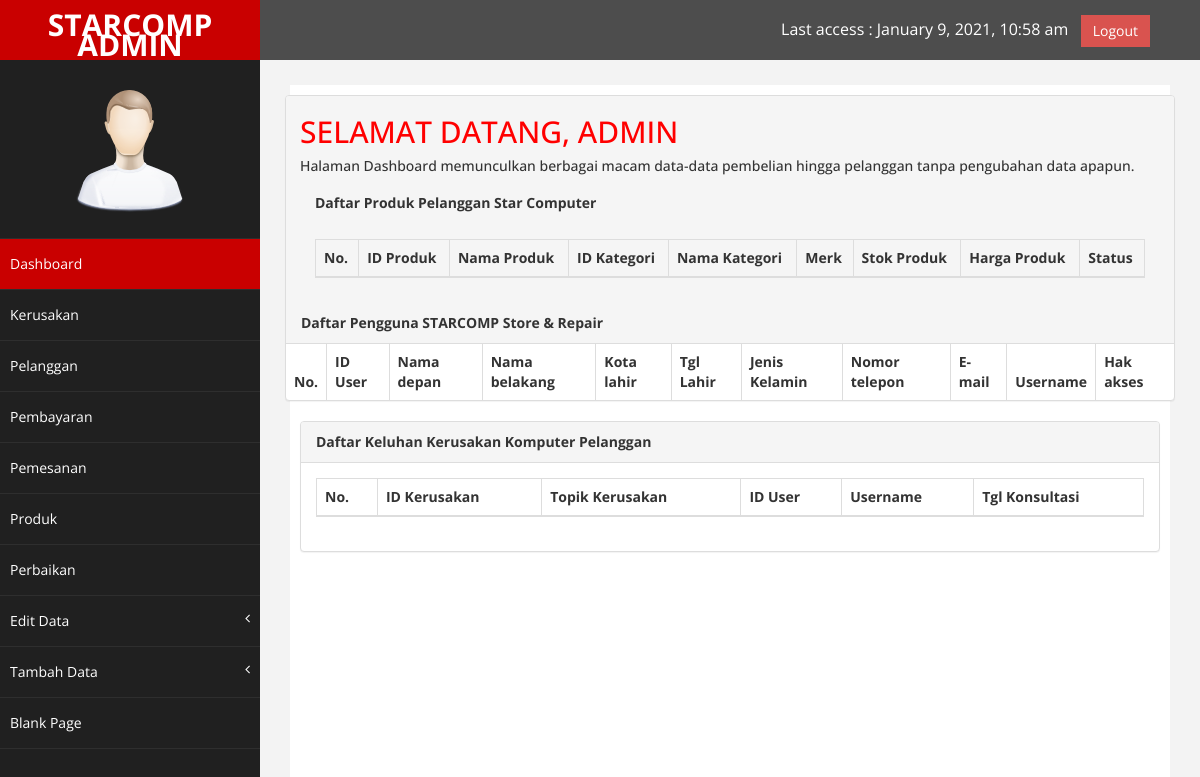
/index.php/dashboard, run on an earlier commit of the app's database.
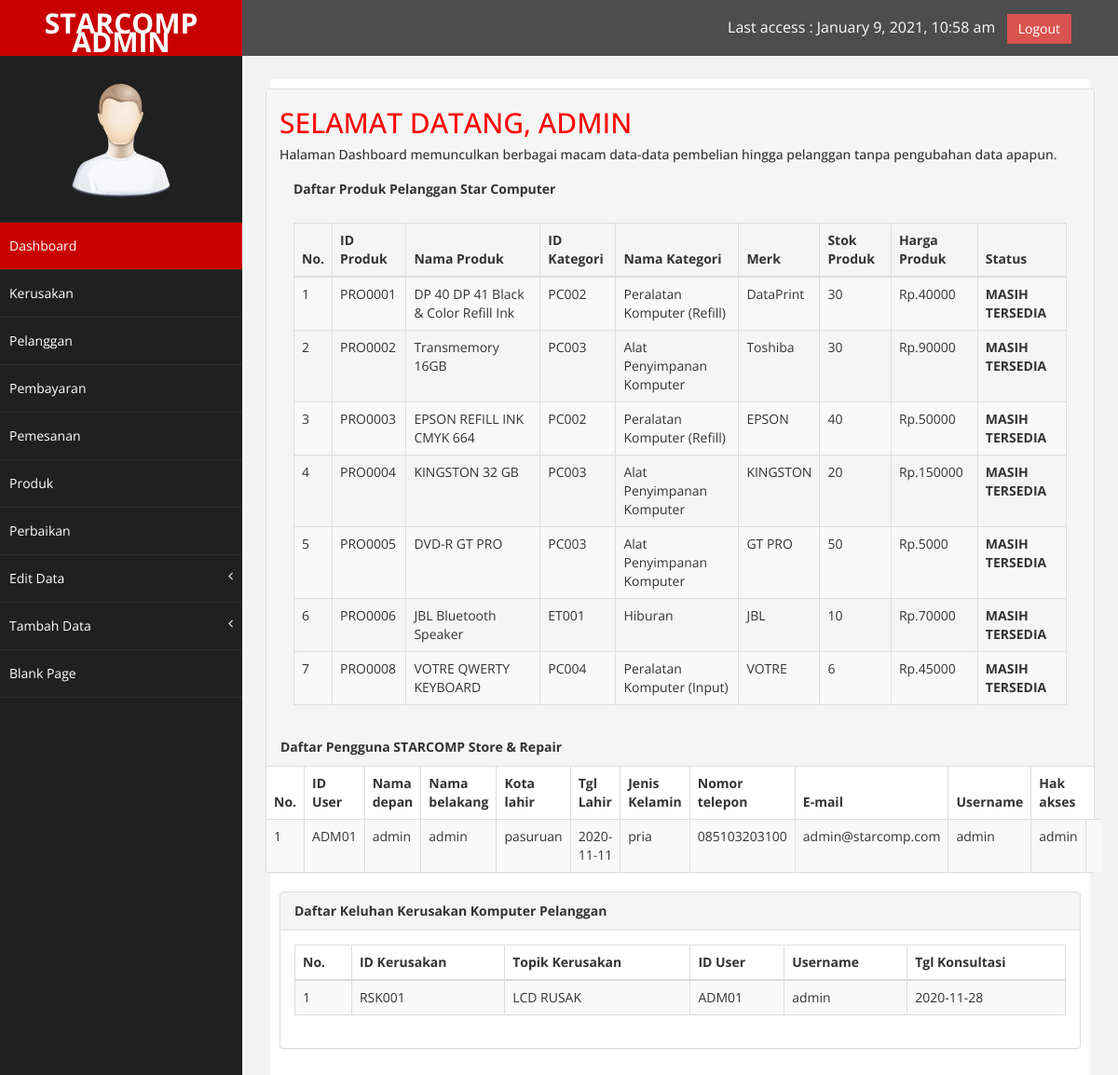
And on a later commit of the database.
### tables this page shows
CREATE TABLE `produk` (
  `id_produk` varchar(10) NOT NULL,
  `nm_produk` varchar(50) NOT NULL,
  `id_kategori` varchar(7) NOT NULL,
  `nm_kategori` varchar(30) NOT NULL,
  `merk` varchar(20) NOT NULL,
  `stok_produk` int(3) NOT NULL,
  `hrg_produk` int(7) NOT NULL,
  `deskripsi` varchar(265) NOT NULL
);

CREATE TABLE `gambar_user` (
  `id_gmbr_user` int(3) NOT NULL,
  `id_user` varchar(5) NOT NULL,
  `namafile` varchar(30) NOT NULL
);

CREATE TABLE `users` (
  `id_user` varchar(5) NOT NULL,
  `nama_depan` varchar(10) NOT NULL,
  `nama_belakang` varchar(10) NOT NULL,
  `kota_lahir` varchar(20) NOT NULL,
  `tgl_lahir` date NOT NULL,
  `jns_kelamin` varchar(6) NOT NULL,
  `no_telp` varchar(12) NOT NULL,
  `email` varchar(30) NOT NULL,
  `username` varchar(15) NOT NULL,
  `password` varchar(40) NOT NULL,
  `hak_akses` varchar(10) NOT NULL
);

CREATE TABLE `gambar_kerusakan` (
  `id_gmbr_rusak` int(3) NOT NULL,
  `id_kerusakan` varchar(6) NOT NULL,
  `namafilerusak` varchar(30) NOT NULL
);

CREATE TABLE `kerusakan` (
  `id_kerusakan` varchar(6) NOT NULL,
  `topik_kerusakan` varchar(15) NOT NULL,
  `dskpsi_kerusakan` varchar(200) NOT NULL,
  `id_user` varchar(10) NOT NULL,
  `username` varchar(15) NOT NULL,
  `tgl_konsul` date NOT NULL
);

### application/controllers/Dashboard.php (called while the page is built, shortened)
<?php
class Dashboard extends CI_Controller {
	public function __construct()
	{
		$this->load->database();
		$this->load->model('produk_model');
		$this->load->model('users_model');
		$this->load->model('kerusakan_model');
	}
	public function index()
	{
		$result['produk'] 		= $this->produk_model->listing();
		$result['user'] 		= $this->users_model->listing();
		$result['kerusakan'] 	= $this->kerusakan_model->listing();
		$this->load->view('main/index', $result, $result, $result);
	}
}

### index.php (called while the page is built, shortened)
<?php
require_once BASEPATH.'core/CodeIgniter.php';

### application/models/Produk_model.php (called while the page is built, shortened)
<?php
class Produk_model extends CI_Model {
	public function listing(){
		$query = $this->db->query('select * from produk;');
		return $query->result();
	}
}

### application/models/Users_model.php (called while the page is built, shortened)
<?php
class Users_model extends CI_Model {
	public function listing(){
		$query = $this->db->query('select * from users inner join gambar_user where users.id_user = gambar_user.id_user;');
		return $query->result();
	}
}

### application/models/Kerusakan_model.php (called while the page is built, shortened)
<?php
class Kerusakan_model extends CI_Model {
	public function listing(){
		$query = $this->db->query('select * from kerusakan inner join gambar_kerusakan where kerusakan.id_kerusakan = gambar_kerusakan.id_kerusakan;');
		return $query->result();
	}
}

### application/views/main/index.php (the view, shortened to what the changed rows need)
<!DOCTYPE html>
<html xmlns="http://www.w3.org/1999/xhtml">
<head>
    <link href="<?php echo base_url('assets/css/bootstrap.css');?>" rel="stylesheet" />
    <link href="<?php echo base_url('assets/css/font-awesome.css')?>" rel="stylesheet" />
    <link href="<?php echo base_url('assets/js/morris/morris-0.4.3.min.css')?>" rel="stylesheet" />
    <link href="<?php echo base_url('assets/css/custom.css')?>" rel="stylesheet" />
</head>
<body>
    <div id="wrapper">
        <div id="page-wrapper" >
            <div id="page-inner">
                <div class="row">
                    <div class="col-md-12">
                     <h2>SELAMAT DATANG, ADMIN</h2>
                        <div class="panel-body">
                            <div class="table-responsive">
                                <table class="table table-striped table-bordered table-hover" id="dataTables-example">
                                    <thead>
                                        <tr>
                                            <th>No.</th>
                                            <th>ID Produk</th>
                                            <th>Nama Produk</th>
                                            <th>ID Kategori</th>
                                            <th>Nama Kategori</th>
                                            <th>Merk</th>
                                            <th>Stok Produk</th>
                                            <th>Harga Produk</th>
                                            <th>Status</th>
                                        </tr>
                                    </thead>
                                    <tbody>
                                        <tr class="gradeU">
                                            <?php
                                            $no = 1;
                                            foreach ($produk as $produk) {
                                            ?>
                                            <td><?php echo $no ;?></td>
                                            <td><?php echo $produk->id_produk?></td>
                                            <td><?php echo $produk->nm_produk; ?></td>
                                            <td><?php echo $produk->id_kategori;?></td>
                                            <td><?php echo $produk->nm_kategori;?></td>
                                            <td><?php echo $produk->merk;?></td>
                                            <td><?php echo $produk->stok_produk;?></td>
                                            <td><?php echo "Rp.".$produk->hrg_produk;?></td>
                                            <td><b>
                                                <?php
                                                    if ($produk->stok_produk == 0) {
                                                        echo "HABIS";
                                                    } else {
                                                        echo "MASIH TERSEDIA";
                                                    }
                                                ?>
                                            </b></td>
                                        </tr>
                                        <?php $no++; }?>
                                    </tbody>
                                </table>
                            </div>
                        </div>
                    </div>
                     <div class="panel panel-default">
                    <div class="table-responsive">
                                <table class="table table-striped table-bordered table-hover" id="dataTables-example">
                                    <thead>
                                        <tr>
                                            <th>No.</th>
                                            <th>ID User</th>
                                            <th>Nama depan</th>
                                            <th>Nama belakang</th>
                                            <th>Kota lahir</th>
                                            <th>Tgl Lahir</th>
                                            <th>Jenis Kelamin</th>
                                            <th>Nomor telepon</th>
                                            <th>E-mail</th>
                                            <th>Username</th>
                                            <th>Hak akses</th>
                                        </tr>
                                    </thead>
                                    <tbody>
                                        <tr class="gradeU">
                                            <?php
                                            $no = 1;
                                            foreach ($user as $user) {
                                            ?>
                                           <td><?php echo $no;?></td>
                                           <td><?php echo $user->id_user; ?></td>
                                           <td><?php echo $user->nama_depan; ?></td>
                                           <td><?php echo $user->nama_belakang; ?></td>
                                           <td><?php echo $user->kota_lahir; ?></td>
                                           <td><?php echo $user->tgl_lahir; ?></td>
                                           <td><?php echo $user->jns_kelamin; ?></td>
                                           <td><?php echo $user->no_telp; ?></td>
                                           <td><?php echo $user->email; ?></td>
                                           <td><?php echo $user->username; ?></td>
                                           <td><?php echo $user->hak_akses; ?><td>
                                        <?php $no++; }?>
                                    </tbody>
                                </table>
                            </div>
                        </div>
                    </div>
                     <div class="panel panel-default">
                        <div class="panel-body">
                            <div class="table-responsive">
                                <table class="table table-striped table-bordered table-hover" id="dataTables-example">
                                    <thead>
                                        <tr>
                                            <th>No.</th>
                                            <th>ID Kerusakan</th>
                                            <th>Topik Kerusakan</th>
                                            <th>ID User</th>
                                            <th>Username</th>
                                            <th>Tgl Konsultasi</th>
                                        </tr>
                                    </thead>
                                    <tbody>
                                        <tr class="gradeU">
                                            <?php
                                                $no = 1;
                                                foreach ($kerusakan as $kerusakan) {
                                            ?>
                                            <td><?php echo $no; ?></td>
                                            <td><?php echo $kerusakan->id_kerusakan; ?></td>
                                            <td><?php echo $kerusakan->topik_kerusakan; ?></td>
                                            <td><?php echo $kerusakan->id_user; ?></td>
                                            <td><?php echo $kerusakan->username; ?></td>
                                            <td><?php echo $kerusakan->tgl_konsul?></td>
                                        </tr>
                                        <?php
                                        $no++;
                                    }
                                        ?>
                                    </tbody>
                                </table>
                            </div>
                        </div>
                    </div>
                    </div>
                </div>
    </div>
</body>
</html>

What changed in the data, as far as the page shows it:
added produk: id_produk "PRO0001", nm_produk "DP 40 DP 41 Black & Color Refill Ink", id_kategori "PC002", nm_kategori "Peralatan Komputer (Refill)", merk "DataPrint", stok_produk "30", hrg_produk "40000", shows "MASIH TERSEDIA"
added produk: id_produk "PRO0002", nm_produk "Transmemory 16GB", id_kategori "PC003", nm_kategori "Alat Penyimpanan Komputer", merk "Toshiba", stok_produk "30", hrg_produk "90000", shows "MASIH TERSEDIA"
added produk: id_produk "PRO0003", nm_produk "EPSON REFILL INK CMYK 664", id_kategori "PC002", nm_kategori "Peralatan Komputer (Refill)", merk "EPSON", stok_produk "40", hrg_produk "50000", shows "MASIH TERSEDIA"
added produk: id_produk "PRO0004", nm_produk "KINGSTON 32 GB", id_kategori "PC003", nm_kategori "Alat Penyimpanan Komputer", merk "KINGSTON", stok_produk "20", hrg_produk "150000", shows "MASIH TERSEDIA"
added produk: id_produk "PRO0005", nm_produk "DVD-R GT PRO", id_kategori "PC003", nm_kategori "Alat Penyimpanan Komputer", merk "GT PRO", stok_produk "50", hrg_produk "5000", shows "MASIH TERSEDIA"
added produk: id_produk "PRO0006", nm_produk "JBL Bluetooth Speaker", id_kategori "ET001", nm_kategori "Hiburan", merk "JBL", stok_produk "10", hrg_produk "70000", shows "MASIH TERSEDIA"
added produk: id_produk "PRO0008", nm_produk "VOTRE QWERTY KEYBOARD", id_kategori "PC004", nm_kategori "Peralatan Komputer (Input)", merk "VOTRE", stok_produk "6", hrg_produk "45000", shows "MASIH TERSEDIA"
added gambar_user: id_user "ADM01", id_user.nama_depan "admin", id_user.nama_belakang "admin", id_user.kota_lahir "pasuruan", id_user.tgl_lahir "2020-11-11", id_user.jns_kelamin "pria", id_user.no_telp "085103203100", id_user.email "admin@starcomp.com", id_user.username "admin", id_user.hak_akses "admin"
added gambar_kerusakan: id_kerusakan "RSK001", id_kerusakan.topik_kerusakan "LCD RUSAK", id_kerusakan.id_user "ADM01", id_kerusakan.username "admin", id_kerusakan.tgl_konsul "2020-11-28"
